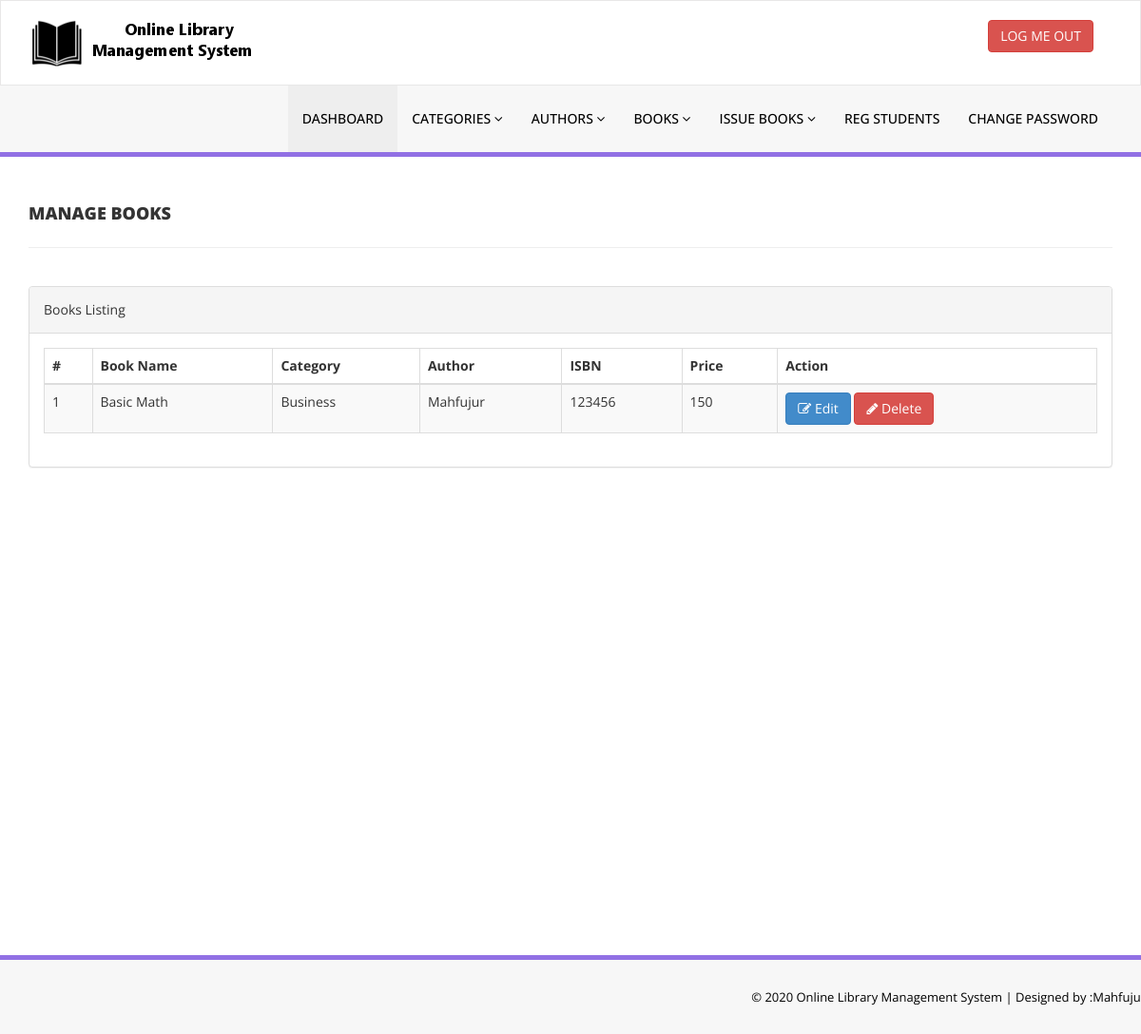
Page /admin/manage-books.php (signed in) on the committed database.
### tables this page shows
CREATE TABLE `tbl_book` (
  `id` int(11) NOT NULL,
  `bookname` varchar(50) NOT NULL,
  `catid` int(11) NOT NULL,
  `authorid` int(11) NOT NULL,
  `isbnnumber` int(11) NOT NULL,
  `bookprice` int(11) NOT NULL,
  `regdate` timestamp NOT NULL DEFAULT CURRENT_TIMESTAMP ON UPDATE CURRENT_TIMESTAMP,
  `updatedate` timestamp NOT NULL DEFAULT '0000-00-00 00:00:00' ON UPDATE CURRENT_TIMESTAMP
);

CREATE TABLE `tbl_catagory` (
  `id` int(11) NOT NULL,
  `catname` varchar(50) NOT NULL,
  `status` int(11) NOT NULL,
  `createdate` timestamp NOT NULL DEFAULT CURRENT_TIMESTAMP ON UPDATE CURRENT_TIMESTAMP,
  `updatedate` timestamp NOT NULL DEFAULT '0000-00-00 00:00:00' ON UPDATE CURRENT_TIMESTAMP
);

CREATE TABLE `tbl_author` (
  `id` int(11) NOT NULL,
  `authorname` varchar(50) NOT NULL,
  `creationdate` timestamp NOT NULL DEFAULT CURRENT_TIMESTAMP ON UPDATE CURRENT_TIMESTAMP,
  `updatedate` timestamp NOT NULL DEFAULT '0000-00-00 00:00:00' ON UPDATE CURRENT_TIMESTAMP
);

### admin/manage-books.php (the view, shortened to what this page needs)
<?php
include('includes/config.php');
if(strlen($_SESSION['alogin'])==0)
    {
header('location:index.php');
}
else{
    ?>
<!DOCTYPE html>
<html xmlns="http://www.w3.org/1999/xhtml">
<head>
    <link href="assets/css/bootstrap.css" rel="stylesheet" />
    <link href="assets/css/font-awesome.css" rel="stylesheet" />
    <link href="assets/js/dataTables/dataTables.bootstrap.css" rel="stylesheet" />
    <link href="assets/css/style.css" rel="stylesheet" />
</head>
<body>
<?php include('includes/header.php');?>
    <div class="content-wrapper">
         <div class="container">
        <div class="row pad-botm">
            <div class="col-md-12">
                <h4 class="header-line">Manage Books</h4>
    </div>
     <div class="row">
</div>
        </div>
            <div class="row">
                <div class="col-md-12">
                    <div class="panel panel-default">
                        <div class="panel-heading">
                           Books Listing
                        </div>
                        <div class="panel-body">
                            <div class="table-responsive">
                                <table class="table table-striped table-bordered table-hover" id="dataTables-example">
                                    <thead>
                                        <tr>
                                            <th>#</th>
                                            <th>Book Name</th>
                                            <th>Category</th>
                                            <th>Author</th>
                                            <th>ISBN</th>
                                            <th>Price</th>
                                            <th>Action</th>
                                        </tr>
                                    </thead>
                                    <tbody>
<?php
$sql="SELECT tbl_book.bookname,tbl_catagory.catname,tbl_author.authorname,tbl_book.isbnnumber,tbl_book.bookprice,tbl_book.id as bookid FROM tbl_book JOIN tbl_catagory on tbl_catagory.id=tbl_book.catid JOIN tbl_author on tbl_author.id=tbl_book.authorid";
$query=mysqli_query($con,$sql);
$num=mysqli_num_rows($query);
if ($num>0) {
    $cont=1;
    while ($result=mysqli_fetch_array($query)) {
            ?>
                                        <tr class="odd gradeX">
                                            <td class="center"><?php echo htmlentities($cont);?></td>
                                            <td class="center"><?php echo htmlentities($result['bookname']);?></td>
                                            <td class="center"><?php echo htmlentities($result['catname']);?></td>
                                            <td class="center"><?php echo htmlentities($result['authorname']);?></td>
                                            <td class="center"><?php echo htmlentities($result['isbnnumber']);?></td>
                                            <td class="center"><?php echo htmlentities($result['bookprice']);?></td>
                                            <td class="center">
                                            <a href="edit-book.php?bookid=<?php echo htmlentities($result['bookid']);?>"><button class="btn btn-primary"><i class="fa fa-edit "></i> Edit</button>
                                          <a href="manage-books.php?del=<?php echo htmlentities($result['bookid']);?>" onclick="return confirm('Are you sure you want to delete?');"" >  <button class="btn btn-danger"><i class="fa fa-pencil"></i> Delete</button>
                                            </td>
                                        </tr>
 <?php $cont++;}} ?>
                                    </tbody>
                                </table>
                            </div>
                        </div>
                    </div>
                </div>
            </div>
    </div>
    </div>
  <?php include('includes/footer.php');?>
</body>
</html>
<?php } ?>

### admin/assets/css/style.css (style rules this page uses)
.content-wrapper { margin-top: 40px; min-height:800px; padding-bottom:90px; }
.header-line { font-weight:900; padding-bottom:25px; border-bottom:1px solid #eeeeee; text-transform:uppercase; }
.pad-botm { padding-bottom:30px; }

### rows in the picture
tbl_book: bookname "Basic Math", tbl_catagory.catname "Business", authorid.authorname "Mahfujur", isbnnumber "123456", bookprice "150"
